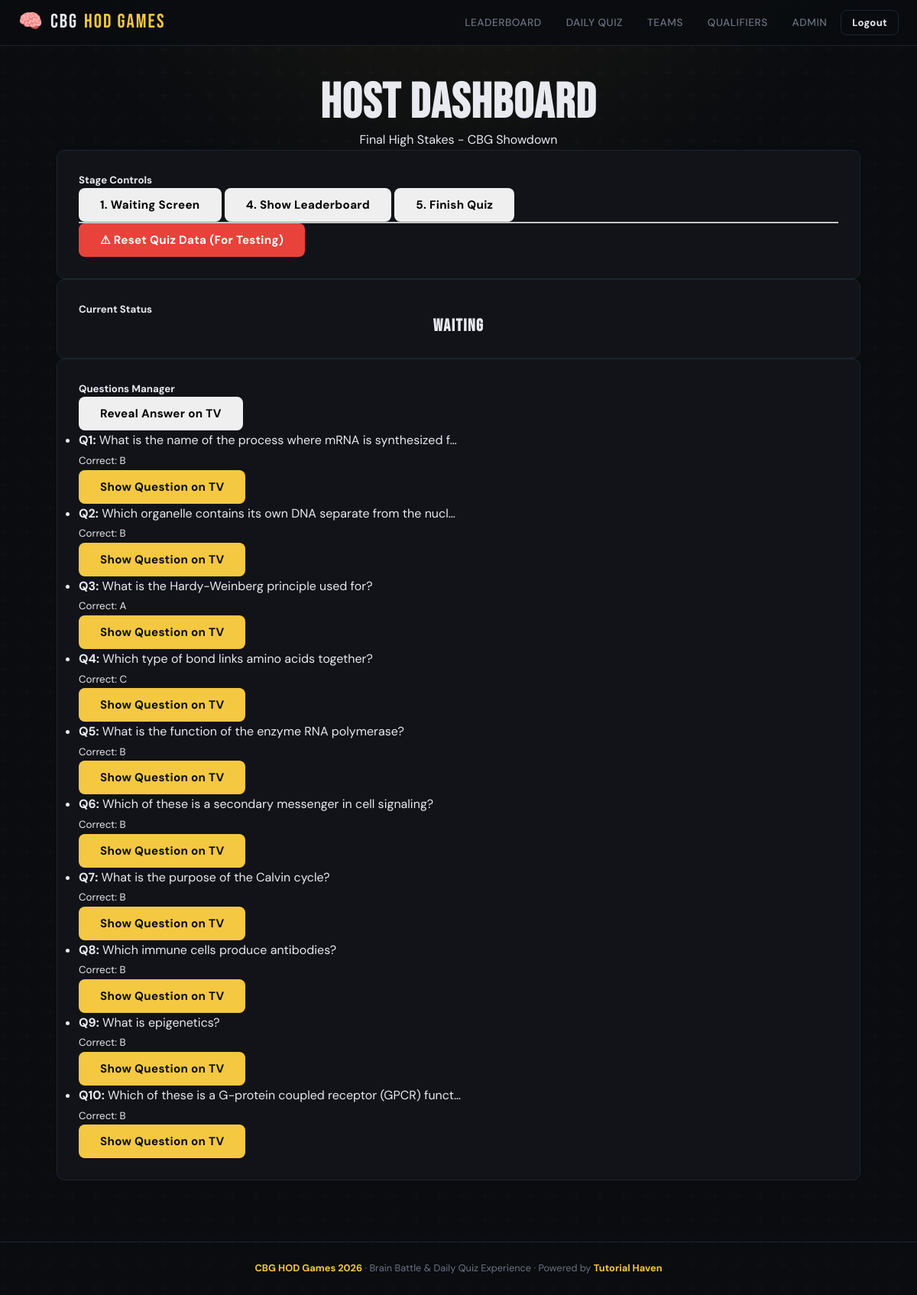
/host/quiz/7/ (signed in), run on the app's committed database.
### main/models.py (models this page shows, shortened)
class Quiz(models.Model):
    QUIZ_TYPES = [
        ('qualifier', 'Level Qualifier'),
        ('daily', 'Daily Life Quiz'),
        ('final', 'Grand Finals'),
    ]
    ROUND_TYPES = [
        ('general', 'General Biology Round'),
        ('department', 'CBG Department Trivia'),
        ('speed', 'Speed Round'),
        ('image', 'Image / Diagram Identification'),
        ('final_high', 'Final High Stakes Round'),
        ('standard', 'Standard'),   # for qualifiers and daily
    ]
    title = models.CharField(max_length=200)
    quiz_type = models.CharField(max_length=20, choices=QUIZ_TYPES)
    round_type = models.CharField(max_length=20, choices=ROUND_TYPES, default='standard')
    level = models.CharField(max_length=10, blank=True, null=True,
                             help_text="Set only for qualifier quizzes")
    date = models.DateField(blank=True, null=True,
                            help_text="Set for daily quizzes")
    day_label = models.CharField(max_length=100, blank=True,
                                 help_text="E.g. 'Football Day ⚽' — shown on the quiz page")
    is_active = models.BooleanField(default=True)
    time_limit = models.IntegerField(default=30, help_text="Seconds per question")
    total_questions = models.IntegerField(default=10)
    points_correct = models.IntegerField(default=10)
    points_wrong = models.IntegerField(default=0,
                                       help_text="Use negative value e.g. -5 for buzzer penalty")
    speed_bonus_enabled = models.BooleanField(default=False,
                                              help_text="Enable for Speed Round")
    speed_bonus_max = models.IntegerField(default=5,
                                         help_text="Max extra points for fastest answer")
    is_live_mode = models.BooleanField(default=False, help_text="Enable Host-controlled Live Stage mode")
    current_question = models.ForeignKey('Question', on_delete=models.SET_NULL, null=True, blank=True, related_name='active_in_quizzes')
    current_question_start_time = models.DateTimeField(null=True, blank=True)
    LIVE_STATUS_CHOICES = [
        ('waiting', 'Waiting to Start'),
        ('question_active', 'Question Active (Accepting Answers)'),
        ('answer_revealed', 'Answer Revealed'),
        ('leaderboard', 'Showing Leaderboard'),
        ('finished', 'Quiz Finished')
    ]
    live_status = models.CharField(max_length=20, choices=LIVE_STATUS_CHOICES, default='waiting')
    created_at = models.DateTimeField(auto_now_add=True)
    class Meta:
        ordering = ['-date', '-created_at']

class Question(models.Model):
    quiz = models.ForeignKey(Quiz, on_delete=models.CASCADE, related_name='questions')
    text = models.TextField()
    image = models.ImageField(upload_to='question_images/', blank=True, null=True,
                              help_text="For Image/Diagram Identification round")
    option_a = models.CharField(max_length=255)
    option_b = models.CharField(max_length=255)
    option_c = models.CharField(max_length=255)
    option_d = models.CharField(max_length=255)
    correct_option = models.CharField(max_length=1,
                                      help_text="A, B, C or D")
    explanation = models.TextField(blank=True,
                                   help_text="Shown after answer — great for learning moments")
    order = models.IntegerField(default=0)

### main/views.py (the view)
# urls.py: path('host/quiz/<int:quiz_id>/', views.host_dashboard, name='host_dashboard'),
def host_dashboard(request, quiz_id):
    if not request.user.is_staff:
        messages.error(request, 'Host dashboard is admin-only.')
        return redirect('home')
    quiz = get_object_or_404(Quiz, id=quiz_id, quiz_type='final')
    return render(request, 'host_dashboard.html', {'quiz': quiz})

### templates/host_dashboard.html (shortened to what this page needs)
{% extends 'base.html' %}
{% block content %}
<div class="container mt-4">
    <div class="row mb-4">
        <div class="col-12 text-center">
            <h1 class="display-5 fw-bold text-warning">HOST DASHBOARD</h1>
            <p class="text-muted">{{ quiz.title }}</p>
        </div>
    </div>
    <div class="row">
        <div class="col-md-4 mb-4">
            <div class="card bg-dark border-secondary">
                <div class="card-header bg-secondary text-white">
                    <h5 class="mb-0">Stage Controls</h5>
                </div>
                <div class="card-body">
                    <div class="d-grid gap-2">
                        <button class="btn btn-outline-warning" onclick="setStatus('waiting')">1. Waiting Screen</button>
                        <button class="btn btn-outline-info" onclick="setStatus('leaderboard')">4. Show Leaderboard</button>
                        <button class="btn btn-outline-danger" onclick="setStatus('finished')">5. Finish Quiz</button>
                        <hr class="border-secondary">
                        <button class="btn btn-danger" onclick="if(confirm('Are you sure? This will delete ALL team points for this quiz so you can test it again.')) resetQuiz();">⚠ Reset Quiz Data (For Testing)</button>
                    </div>
                </div>
            </div>
            <div class="card bg-dark border-secondary mt-4">
                <div class="card-header bg-secondary text-white">
                    <h5 class="mb-0">Current Status</h5>
                </div>
                <div class="card-body text-center">
                    <h3 id="current-status" class="text-light">Loading...</h3>
                </div>
            </div>
        </div>
        <div class="col-md-8">
            <div class="card bg-dark border-secondary">
                <div class="card-header bg-secondary text-white d-flex justify-content-between align-items-center">
                    <h5 class="mb-0">Questions Manager</h5>
                    <button class="btn btn-success btn-sm" onclick="setStatus('answer_revealed')">Reveal Answer on TV</button>
                </div>
                <div class="card-body">
                    <ul class="list-group list-group-flush">
                        {% for question in quiz.questions.all %}
                        <li class="list-group-item bg-dark text-light border-secondary d-flex justify-content-between align-items-center">
                            <div>
                                <strong>Q{{ question.order }}:</strong> {{ question.text|truncatechars:60 }}
                                <br>
                                <small class="text-success">Correct: {{ question.correct_option }}</small>
                            </div>
                            <button class="btn btn-primary btn-sm" onclick="setQuestion({{ question.id }})">
                                Show Question on TV
                            </button>
                        </li>
                        {% endfor %}
                    </ul>
                </div>
            </div>
        </div>
    </div>
</div>
{% endblock %}

### templates/base.html (style rules this page uses)
:root { --bg: #0a0c10; --surface: #111318; --surface2: #181c24; --border: #1f2430; --gold: #f5c842; --gold-dim: #c9a22a; --red: #e8423a; --green: #3ecf6a; --blue: #4e9eff; --text: #e8eaf0; --muted: #6b7280; --font-head: 'Bebas Neue', sans-serif; --font-body: 'DM Sans', sans-serif; --font-mono: 'JetBrains Mono', monospace; --radius: 10px; --shadow: 0 4px 32px rgba(0,0,0,0.5); }
*, *::before, *::after { box-sizing: border-box; margin: 0; padding: 0; }
html { scroll-behavior: smooth; }
body { background: var(--bg); color: var(--text); font-family: var(--font-body); font-size: 16px; line-height: 1.6; min-height: 100vh; overflow-x: hidden; }
body::before { content: ''; position: fixed; inset: 0; pointer-events: none; z-index: 0; }
h1, h2, h3 { font-family: var(--font-head); letter-spacing: 1.5px; line-height: 1.1; }
h1 { font-size: clamp(2.4rem, 6vw, 4rem); }
h3 { font-size: 1.4rem; }
.card { background: var(--surface); border: 1px solid var(--border); border-radius: var(--radius); padding: 28px; }
.btn { display: inline-flex; align-items: center; justify-content: center; gap: 8px; padding: 12px 28px; border-radius: 8px; font-family: var(--font-body); font-weight: 700; font-size: 0.95rem; cursor: pointer; text-decoration: none; border: none; transition: all 0.2s; letter-spacing: 0.3px; }
.btn-primary { background: var(--gold); color: var(--bg); }
.btn-danger { background: var(--red); color: #fff; }
.text-center { text-align: center; }

### data on the page
Quiz: title "Final High Stakes - CBG Showdown"
Question: order "1", text "What is the name of the process where mRNA is synthesized f…", correct_option "B"
Question: order "2", text "Which organelle contains its own DNA separate from the nucl…", correct_option "B"
Question: order "3", text "What is the Hardy-Weinberg principle used for?", correct_option "A"
Question: order "4", text "Which type of bond links amino acids together?", correct_option "C"
Question: order "5", text "What is the function of the enzyme RNA polymerase?", correct_option "B"
Question: order "6", text "Which of these is a secondary messenger in cell signaling?", correct_option "B"
Question: order "7", text "What is the purpose of the Calvin cycle?", correct_option "B"
Question: order "8", text "Which immune cells produce antibodies?", correct_option "B"
Question: order "9", text "What is epigenetics?", correct_option "B"
Question: order "10", text "Which of these is a G-protein coupled receptor (GPCR) funct…", correct_option "B"
